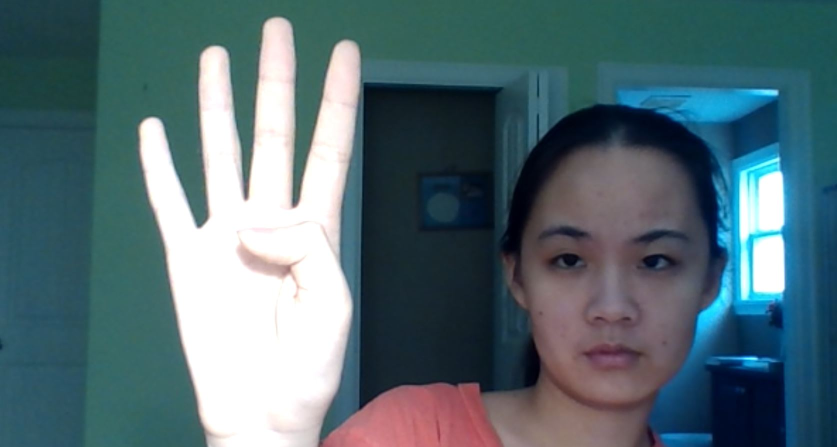
#> input picture detection_convex_hull/4.2.JPG, 1673 x 894 px, found by its file name (shown at 1/2 size)
$ jupyter execute count_fingers_draft3_lessprint.ipynb   (shell and % lines are left out)
#> lines starting #> are read from the running program, lines starting #| are printed output that depends on the picture; after the words box and inside, x2 and y2 are one past the last pixel; in counts of white or black regions, pixels touching at a corner belong together
[cell 1]
import matplotlib.pyplot as plt
import numpy as np
from scipy.ndimage import gaussian_filter
import cv2

[cell 2]
def binarize(gray_image, thresh_val):

    gray_copy = gray_image.copy()
    gray_copy = gaussian_filter(gray_copy, sigma=1)
    mask = gray_copy > thresh_val
    binary_image = mask.astype(np.uint8) * 255
    return binary_image

# [21 lines left out: functions label, process_triangle, not called in this run]

def process_hand(img_tri1):
    kernel = np.ones((25,25), dtype = 'uint8')
    image_dilate = cv2.dilate(img_tri1, kernel)

    blurred = gaussian_filter(image_dilate, sigma=3)
#     plt.imshow(blurred, cmap='gray')
    return blurred

[cell 3]
img1 = cv2.imread('4.2.jpg', cv2.IMREAD_COLOR)
#> img1 is the input picture: shape (894, 1673, 3); mean B, G, R 115.4, 108.1, 84.3
img1 = cv2.cvtColor(img1, cv2.COLOR_BGR2RGB)
plt.imshow(img1)
plt.show()

gray_image = cv2.cvtColor(img1, cv2.COLOR_BGR2GRAY)
from scipy.ndimage import gaussian_filter
bin_img = binarize(gray_image, 200)
#> in binarize, `mask = gray_copy > thresh_val`:
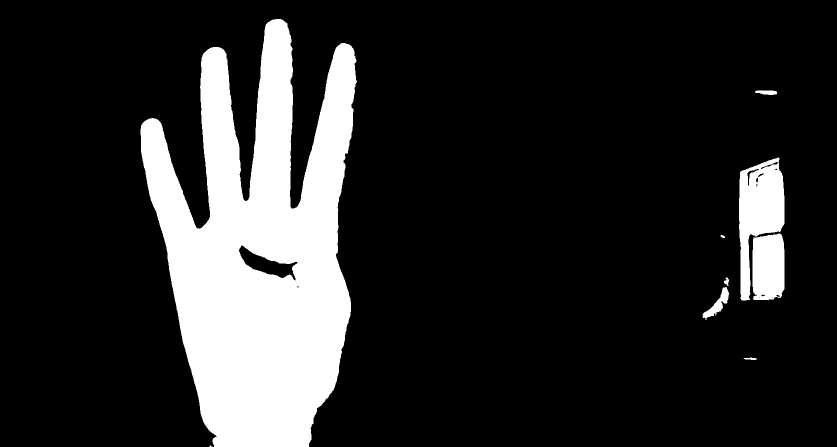
#> mask: shape (894, 1673) bool (shown at 1/2 size); 16.3% white; 9 white regions (1 under 20 px), largest, box (x1, y1, x2, y2) and area: (281, 38, 714, 894) 220408, (1478, 315, 1569, 601) 14265, (1505, 467, 1569, 600) 7865
blurred_img = process_hand(bin_img)
plt.imshow(blurred_img, 'gray')
points_x, points_y = np.where(blurred_img == 255)
points = np.c_[ points_y, points_x ]
#> points = 252894 pairs, first value 281 to 1568, second value 38 to 893

[cell 4]
plt.imshow(points)

[cell 5]
from scipy import spatial
hull = spatial.ConvexHull(points)

plt.imshow(blurred_img)
plt.plot(points[hull.vertices,0], points[hull.vertices,1], 'r--', lw=2)
plt.plot(np.array([points[hull.vertices,0][-1], points[hull.vertices,0][0]]),
         np.array([points[hull.vertices,1][-1], points[hull.vertices,1][0]]), 'r--', lw=2)
plt.show()

outline = np.c_[ points[hull.vertices,0], points[hull.vertices,1] ]
#> outline = 30 pairs, first value 281 to 1568, second value 38 to 893
mask = np.zeros((bin_img.shape))
mask = cv2.fillPoly(mask, [np.int32(outline)], (255, 255, 255))
#> mask: shape (894, 1673) float64; 58.5% white; 1 black region, box (x1, y1, x2, y2) and area: (0, 0, 1673, 894) 621230

mask = mask != 255

mask_int = mask.astype('int')
out_img = blurred_img.copy()
out_img[mask] = 0
#> out_img: shape (894, 1673); min 0, max 255, mean 51.6
# plt.imshow(mask_int*255 - bin_img)
# plt.colorbar()

triangles = (mask_int*255 - bin_img) == 0
#> triangles: shape (894, 1673) bool; 42.1% white; 54 white regions (42 under 20 px), largest, box (x1, y1, x2, y2) and area: (562, 38, 1569, 894) 589257, (288, 107, 420, 457) 19547, (424, 41, 541, 402) 15616
img_tri = blurred_img.copy()
out_tri = (mask_int*255 - bin_img) != 0
img_tri[out_tri] = 255
# plt.imshow(triangles)

kernel = np.ones((10,10), dtype = 'uint8')
image_dilate = cv2.dilate(img_tri, kernel)
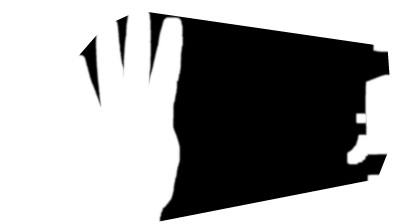
#> image_dilate: shape (894, 1673) (shown at 1/4 size); min 0, max 255, mean 162.2
image_erode = cv2.erode(image_dilate, kernel)

[cell 6]
plt.imshow(img_tri)
np.unique(img_tri)
#> Out = 256 values from 0 to 255

[cell 7]
# [7 lines of commented-out code are left out]

[cell 8]
def binarize(gray_image, thresh_val):

#> called with thresh_val = 50
    gray_copy = gray_image.copy()
#     gray_copy = gaussian_filter(gray_copy, sigma=1)
    mask = gray_copy > thresh_val
#> mask: shape (894, 1673) bool; 62.4% white; 3 black regions, box (x1, y1, x2, y2) and area: (591, 42, 1562, 891) 547199, (307, 130, 403, 424) 9910, (454, 54, 514, 276) 5886
    binary_image = mask.astype(np.uint8) * 255
    return binary_image

def label(binary_image):
    """ Function to labeled components in a binary image
        Uses a sequential labeling algorithm

        Args:
        - binary_image: binary image with multiple components to label

        Return:
        - lab_im: binary image with grayscale level as label of component
    """

    _, lab_im = cv2.connectedComponents(binary_image)
    return lab_im

[cell 9]
# plt.imshow(img_tri*255)
# plt.colorbar()

[cell 10]
# binary_image = np.ones(gray_image.shape)*255 - binarize(gray_image*255, 254)
binary_image = cv2.bitwise_not(binarize(img_tri, 50))
# binary_image = cv2.bitwise_not(binarize(gray_image, 254))
# binary_image = binary_image.astype('int')
plt.imshow(binary_image,'gray')
plt.colorbar()
plt.show()
labeled_img = label(binary_image)
#> in label, `_, lab_im = cv2.connectedComponents(binary_image)`:
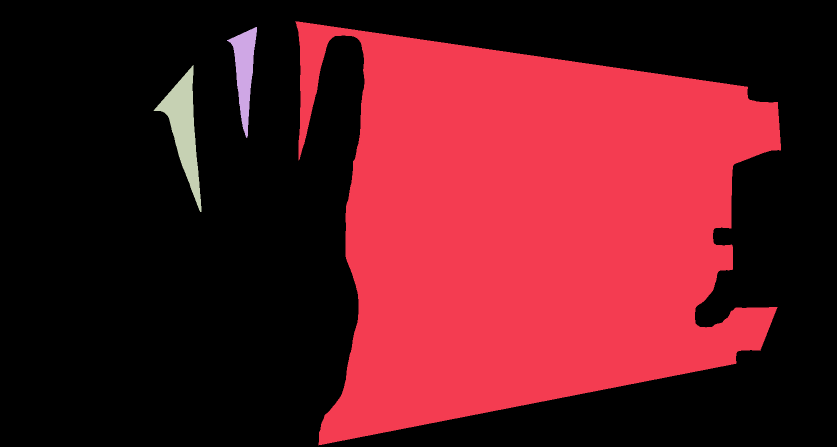
#> lab_im: shape (894, 1673) int32 (shown at 1/2 size); 4 distinct labels, from 0 to 3; one colour per label, 0 black
# print(np.unique(gray_image*255))
print(np.unique(labeled_img))
#| [0 1 2 3]
# plt.imshow(labeled_img)

plt.imshow(labeled_img)
plt.colorbar()

[cell 11]
# get better triangle
from scipy.ndimage.filters import gaussian_filter

def process_triangle(img_tri1):
    kernel = np.ones((25,25), dtype = 'uint8')
    image_erode = cv2.erode(img_tri1, kernel)

    blurred = gaussian_filter(image_erode, sigma=3)
#     plt.imshow(blurred, cmap='gray')
    return blurred

def detect_corners(blurred):
    dst = cv2.cornerHarris(blurred,10,3,0.08)
    dst = cv2.dilate(dst,None)
    r,c = np.where(dst>0.01*dst.max())

    c_img = np.zeros(gray_image.shape)
    i = 0
    prev_pt = (0,0)
    for ri,ci in zip(r,c):
        if i == 0:
            prev_pt = (ci, ri)
            i += 1
            continue

        c_img = cv2.circle(c_img, (ci, ri), 8, 255, -1)
    # [6 lines of commented-out code are left out]
    img_points = label(c_img.astype('uint8'))
#     plt.imshow(img_points)
    return img_points

def acute_triangle(img_points):
    prev_pt = np.array([0,0])
    numLabels = np.max(np.unique(img_points))
    print(numLabels)
    temp_img = img_points.copy()
    if (numLabels == 0):
        return False
    for i in range(2, np.max(np.unique(img_points)) + 2):
        if i == 2:
            rows, cols = np.where(img_points == 1)
            center_x = np.mean(cols).astype('int')
            center_y = np.mean(rows).astype('int')
            prev_pt1 = np.array([center_x, center_y])

            rows, cols = np.where(img_points == 2)
            center_x = np.mean(cols).astype('int')
            center_y = np.mean(rows).astype('int')
            prev_pt2 = np.array([center_x, center_y])

        index = (i % np.max(np.unique(img_points))) + 1
        rows, cols = np.where(img_points == index)
        center_x = np.mean(cols).astype('int')
        center_y = np.mean(rows).astype('int')
        curr_pt = np.array([center_x, center_y])

        ba = curr_pt - prev_pt2
        bc = prev_pt1 - prev_pt2
        cosine_angle = np.dot(ba, bc) / (np.linalg.norm(ba) * np.linalg.norm(bc))
        angle = np.arccos(cosine_angle)
        print(np.degrees(angle)    )
        if (np.degrees(angle) > 110):
            return False

        temp_img = cv2.line(temp_img, (prev_pt1[0], prev_pt1[1]),
                            (prev_pt2[0], prev_pt2[1]), (255,0,0), 2)
        plt.imshow(temp_img)
        plt.show()
        prev_pt1 = prev_pt2
        prev_pt2 = curr_pt
    return True

[cell 12]
def count_acute_triangles(labeled_img):
    # iterate through triangles
    numAcute = 0
    for i in np.unique(labeled_img)[1:]:
    #     print(i)
        img_tri1 = labeled_img.copy()
        img_tri1 = img_tri1 == i
        img_tri1 = img_tri1.astype('uint8')* 255

        blurred = process_triangle(img_tri1)
        img_points = detect_corners(blurred)
        plt.imshow(img_points)
        plt.show()
        acute = acute_triangle(img_points)
        if (acute):
            numAcute += 1
#> this loop made 3 passes
#> (numLabels in acute_triangle, acute, numAcute) on pass 2: (2, True, 1)
#> (printed output is left out)
#> pass 1, in process_triangle, `image_erode = cv2.erode(img_tri1, kernel)`:
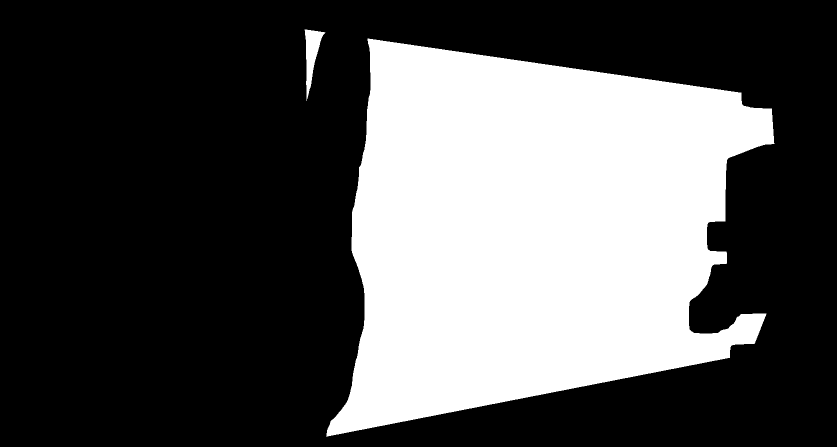
#> image_erode: shape (894, 1673) (shown at 1/2 size); 32.9% white; 2 white regions, box (x1, y1, x2, y2) and area: (652, 77, 1549, 873) 488961, (609, 59, 651, 202) 2455
#> pass 1, in count_acute_triangles, `plt.show()`:
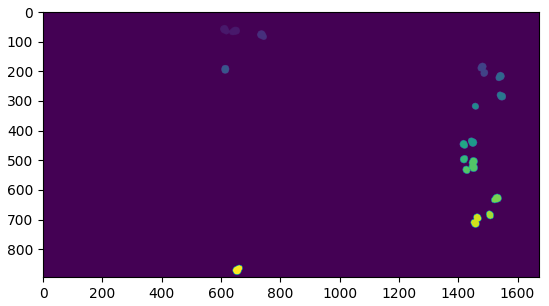
#> figure drawn by matplotlib, 1 panel
#> after the loop:
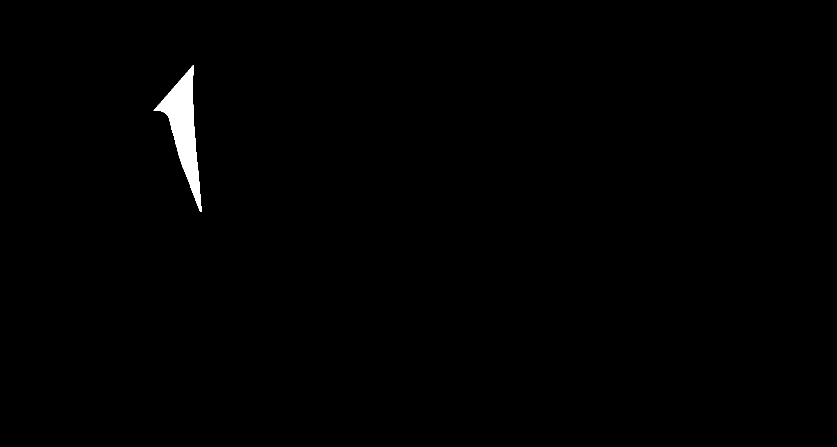
#> img_tri1: shape (894, 1673) (shown at 1/2 size); 0.66% white; 1 white region, box (x1, y1, x2, y2) and area: (307, 130, 403, 424) 9910
#> after the loop, numAcute = 1
#     print(numAcute)
    return numAcute
#     print(obtuse)

[cell 13]
fingers_count = count_acute_triangles(labeled_img) + 1
#> fingers_count = 2
print('fingers count' , fingers_count)
#| fingers count 2

[cell 14]
corners = detect_corners(gray_image.astype('uint8'))
#> in detect_corners (call 4), `dst = cv2.cornerHarris(blurred,10,3,0.08)`:
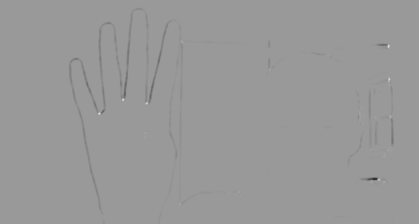
#> dst: shape (894, 1673) float32 (shown at 1/4 size); min -0.000111, max 7.35e-05, mean -3.63e-07; drawn with min black and max white
#> in detect_corners (call 4), `r,c = np.where(dst>0.01*dst.max())`: r = 7743 values from 159 to 882; c = 7743 values, max 1569 at index 3035, min 391 at index 2535, mean 1256.9
#> the loop in detect_corners (call 4), `for ri,ci in zip(r,c):` made 7743 passes
#> (ri, ci, prev_pt, i) on pass 1: (159, 724, (724, 159), 1)
#> after the loop in detect_corners (call 4), `for ri,ci in zip(r,c):`:
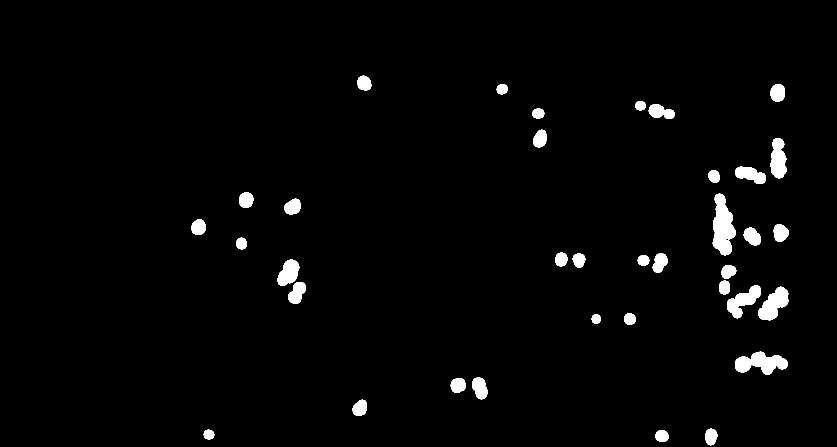
#> c_img: shape (894, 1673) float64 (shown at 1/2 size); 2.3% white; 36 white regions, largest, box (x1, y1, x2, y2) and area: (1425, 387, 1472, 511) 3726, (1470, 703, 1576, 750) 2892, (1516, 573, 1577, 641) 2357
#> after the loop in detect_corners (call 4), `for ri,ci in zip(r,c):`: i = 1
# plt.imshow(corners)
plt.imshow(bin_img, 'gray')
plt.scatter(points[hull.vertices,0], points[hull.vertices,1], s=500, c='r')
# plt.plot(np.array([points[hull.vertices,0][-1], points[hull.vertices,0][0]]),
#          np.array([points[hull.vertices,1][-1], points[hull.vertices,1][0]]), 'r', lw=2)
plt.show()
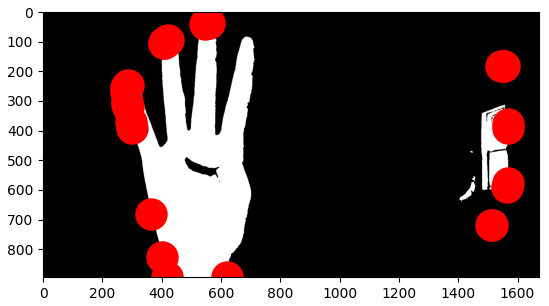
#> figure drawn by matplotlib, 1 panel

hull_points = np.zeros(gray_image.shape)

for p1, p2 in zip(points[hull.vertices,0], points[hull.vertices,1]):
#     print(p1,p2)
    hull_points = cv2.circle(hull_points,(p1,p2), 50, 255, -1)
#> this loop made 30 passes
#> (p1, p2) on passes 1 to 8: (1568, 391), (1568, 578), (1563, 591), (1513, 718), (1510, 719), (620, 893), (419, 893), (401, 827)
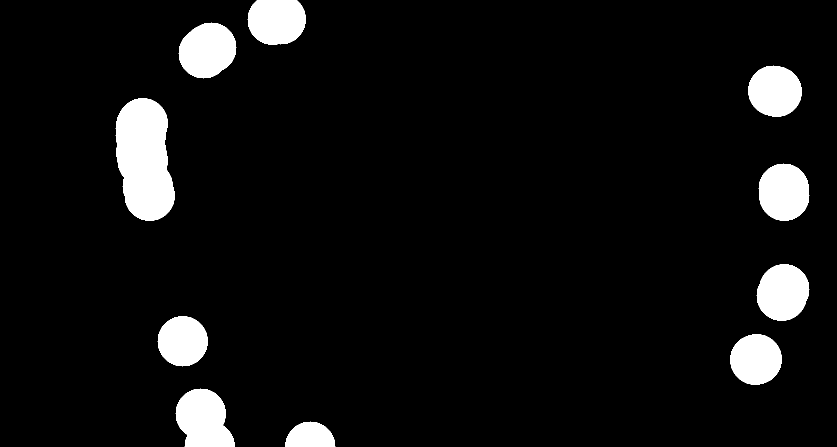
#> hull_points: shape (894, 1673) float64 (shown at 1/2 size); 6.6% white; 10 white regions, largest, box (x1, y1, x2, y2) and area: (231, 196, 350, 442) 22247, (351, 777, 470, 894) 10231, (357, 45, 473, 157) 9716
plt.imshow(hull_points)

[cell 15]
# img_copy = np.zeros(img_points.shape)
# img_copy[is_hull_points] = img_points[is_hull_points]
# plt.imshow(img_copy)

[cell 16]
plt.imshow(hull_points, 'gray')
is_hull_points = (hull_points.astype('uint8')/255).astype('bool')
print(np.unique(is_hull_points))
#| [False  True]
print(is_hull_points[101, 577])
#| False
# 618 460, 577 101

[cell 17]
# # def on_hull(img_points, is_hull_points):
# img_copy = np.zeros(img_points.shape)
# img_copy[is_hull_points] = img_points[is_hull_points]
# plt.imshow(img_copy)

def is_on_hull(point, is_hull_points):
    if is_hull_points[point[1], point[0]]:
        return True
    return False

[cell 18]
def finger_triangle(img_points, is_hull_points):
    num_hull = 0
    num_direction_change = 0
    prev_pt = np.array([0,0])
    numLabels = np.max(np.unique(img_points))
#     print(numLabels)
    temp_img = img_points.copy()
    if (numLabels == 0):
        return False
    for i in range(2, np.max(np.unique(img_points)) + np.max(np.unique(img_points)) - 1):
#         print('loop')
        if i == 2:
            rows, cols = np.where(img_points == 1)
            center_x = np.mean(cols).astype('int')
            center_y = np.mean(rows).astype('int')
            prev_pt1 = np.array([center_x, center_y])

            rows, cols = np.where(img_points == 2)
            center_x = np.mean(cols).astype('int')
            center_y = np.mean(rows).astype('int')
            prev_pt2 = np.array([center_x, center_y])

        index = (i % np.max(np.unique(img_points))) + 1
        rows, cols = np.where(img_points == index)
        center_x = np.mean(cols).astype('int')
        center_y = np.mean(rows).astype('int')
        curr_pt = np.array([center_x, center_y])

#         print(curr_pt, prev_pt1)
#         print(is_on_hull( curr_pt, is_hull_points))
#         print(is_on_hull(prev_pt1, is_hull_points))
        if is_on_hull(prev_pt1, is_hull_points):
            num_hull += 1


#         if is_on_hull( curr_pt, is_hull_points) and is_on_hull(prev_pt1, is_hull_points):
#             return True

        ba = curr_pt - prev_pt2
        bc = prev_pt1 - prev_pt2
        cosine_angle = np.dot(ba, bc) / (np.linalg.norm(ba) * np.linalg.norm(bc))
        angle = np.arccos(cosine_angle)
#         print(np.degrees(angle)    )
        thres = 20
        if not(np.degrees(angle) > 180 - thres and np.degrees(angle) < 180 + thres):
            num_direction_change += 1

#         temp_img = cv2.line(temp_img, (prev_pt1[0], prev_pt1[1]),
#                             (prev_pt2[0], prev_pt2[1]), (255,0,0), 2)
#         plt.imshow(temp_img)
#         plt.show()
        prev_pt1 = prev_pt2
        prev_pt2 = curr_pt
#     return False
#     print('nums',num_direction_change, num_hull)
    if (num_direction_change >= 3 and num_hull >= 2):
        return True
    else:
        return False

[cell 19]
blurred = process_hand(gray_image)
# plt.imshow(blurred)
# plt.show()

img_points = detect_corners(blurred.astype('uint8'))
plt.imshow(img_points)
plt.show()

[cell 20]
numTri = 0
for i in np.unique(labeled_img)[1:]:
# for i in [1]:
#     print(i)
    img_tri1 = labeled_img.copy()
    img_tri1 = img_tri1 == i
    img_tri1 = img_tri1.astype('uint8')* 255
#     plt.imshow(img_tri1)
#     plt.show()
#     blurred = process_triangle(img_tri1)
    img_points = detect_corners(img_tri1)
#     plt.imshow(img_points)
#     plt.show()
    if finger_triangle(img_points, is_hull_points):
        numTri += 1
#> this loop made 3 passes
#> numLabels in finger_triangle on passes 1 to 3: 20, 3, 3
#> after the loop, numTri = 3
print('number of fingers is', numTri + 1)
#| number of fingers is 4

$ run again, with detection_convex_hull/1.2.JPG copied over detection_convex_hull/4.2.JPG
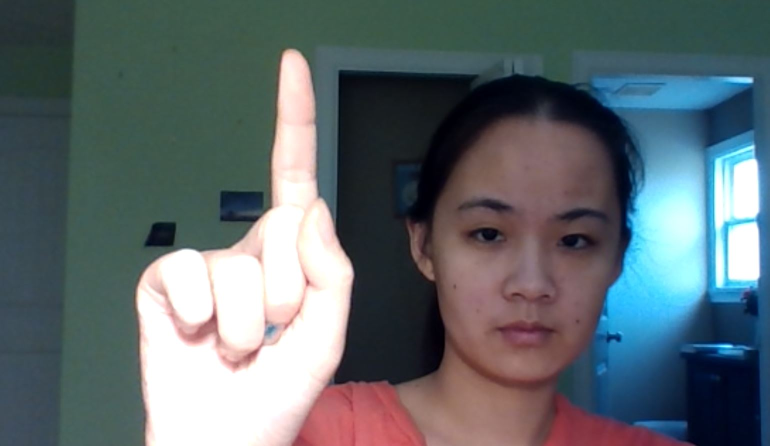
#> input picture detection_convex_hull/1.2.JPG, 1540 x 892 px, found by its file name (shown at 1/2 size)
#> img1 is the input picture: shape (892, 1540, 3); mean B, G, R 109.7, 105.5, 94.4
#> points = 235925 pairs, first value 275 to 1518, second value 107 to 891
#> outline = 24 rows, first 8: [567, 891], [295, 891], [275, 604], [275, 594], [276, 579], [277, 574], [283, 559], [289, 547]
#> mask_int: shape (892, 1540) int64; values 0 (black) and 1 (white), 43.5% white; 1 white region, box (x1, y1, x2, y2) and area: (0, 0, 1540, 892) 597398
#> out_img: shape (892, 1540); min 0, max 255, mean 51.2
#> triangles: shape (892, 1540) bool; 40.3% white; 43 white regions (30 under 20 px), largest, box (x1, y1, x2, y2) and area: (555, 107, 1519, 892) 501460, (292, 114, 568, 543) 40397, (305, 565, 461, 701) 5146
#> Out = 256 values from 0 to 255
#> lab_im: shape (892, 1540) int32; 4 distinct labels, from 0 to 3
#| [0 1 2 3]
#> the loop in count_acute_triangles, `for i in np.unique(labeled_img)[1:]:` made 3 passes
#> numLabels in acute_triangle on passes 1 to 3: 14, 3, 0
#> (printed output is left out)
#> after the loop in count_acute_triangles, `for i in np.unique(labeled_img)[1:]:`: numAcute = 0
#> fingers_count = 1
#| fingers count 1
#> r = 7802 values from 138 to 850; c = 7802 values, max 1519 at index 4291, min 289 at index 3206, mean 1104.7
#> the loop in detect_corners (call 4), `for ri,ci in zip(r,c):` made 7802 passes
#> (ri, ci, prev_pt, i) on pass 1: (138, 677, (677, 138), 1)
#> after the loop in detect_corners (call 4), `for ri,ci in zip(r,c):`:
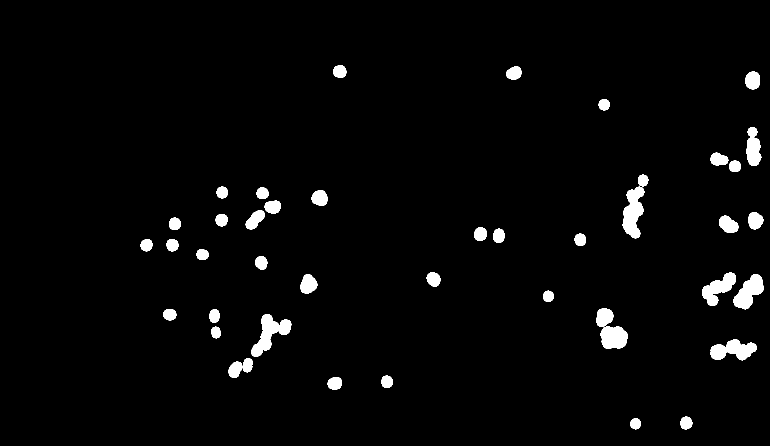
#> c_img: shape (892, 1540) float64 (shown at 1/2 size); 2.7% white; 42 white regions, largest, box (x1, y1, x2, y2) and area: (502, 628, 583, 714) 2834, (1245, 373, 1289, 477) 2827, (1421, 678, 1514, 721) 2406
#> after the loop in detect_corners (call 4), `for ri,ci in zip(r,c):`: i = 1
#> lab_im: shape (892, 1540) int32; 43 distinct labels, from 0 to 42
#> the loop `for p1, p2 in zip(points[hull.vertices,0], points[hull.vertices,1]):` made 24 passes
#> is_hull_points: shape (892, 1540) bool; 4.7% white; 8 white regions, largest, box (x1, y1, x2, y2) and area: (225, 497, 340, 655) 13784, (518, 57, 636, 164) 9721, (1466, 291, 1540, 430) 8824
#| [False  True]
#| True
#> in process_hand (call 2), `image_dilate = cv2.dilate(img_tri1, kernel)`:
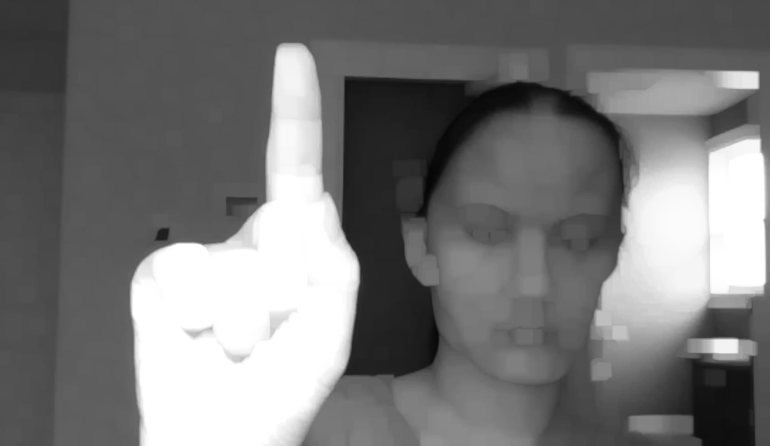
#> image_dilate: shape (892, 1540) (shown at 1/2 size); min 4, max 255, mean 120
#> the loop `for i in np.unique(labeled_img)[1:]:` made 3 passes
#> (numLabels in finger_triangle, numTri) on passes 1 to 2: (25, 1), (5, 2)
#> after the loop `for i in np.unique(labeled_img)[1:]:`: numTri = 2
#| number of fingers is 3
